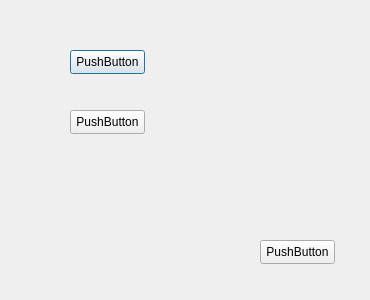
<?xml version="1.0" encoding="UTF-8"?>
<ui version="4.0">
 <class>frm_categoria</class>
 <widget class="QDialog" name="frm_categoria">
  <property name="geometry">
   <rect>
    <x>0</x>
    <y>0</y>
    <width>370</width>
    <height>300</height>
   </rect>
  </property>
  <property name="windowTitle">
   <string>Cotegoria</string>
  </property>
  <widget class="QPushButton" name="pushButton">
   <property name="geometry">
    <rect>
     <x>70</x>
     <y>50</y>
     <width>75</width>
     <height>24</height>
    </rect>
   </property>
   <property name="text">
    <string>PushButton</string>
   </property>
  </widget>
  <widget class="QPushButton" name="pushButton_2">
   <property name="geometry">
    <rect>
     <x>70</x>
     <y>110</y>
     <width>75</width>
     <height>24</height>
    </rect>
   </property>
   <property name="text">
    <string>PushButton</string>
   </property>
  </widget>
  <widget class="QPushButton" name="pushButton_3">
   <property name="geometry">
    <rect>
     <x>260</x>
     <y>240</y>
     <width>75</width>
     <height>24</height>
    </rect>
   </property>
   <property name="text">
    <string>PushButton</string>
   </property>
  </widget>
 </widget>
 <resources/>
 <connections/>
</ui>
